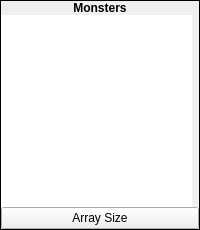
    <widget class="QFrame" name="frame_168">
     <property name="frameShape">
      <enum>QFrame::Box</enum>
     </property>
     <property name="frameShadow">
      <enum>QFrame::Plain</enum>
     </property>
     <layout class="QVBoxLayout" name="verticalLayout_301">
      <property name="spacing">
       <number>0</number>
      </property>
      <property name="margin">
       <number>0</number>
      </property>
      <item>
       <widget class="QLabel" name="label_220">
        <property name="sizePolicy">
         <sizepolicy hsizetype="Preferred" vsizetype="Fixed">
          <horstretch>0</horstretch>
          <verstretch>0</verstretch>
         </sizepolicy>
        </property>
        <property name="font">
         <font>
          <weight>75</weight>
          <bold>true</bold>
         </font>
        </property>
        <property name="text">
         <string>Monsters</string>
        </property>
        <property name="alignment">
         <set>Qt::AlignCenter</set>
        </property>
       </widget>
      </item>
      <item>
       <widget class="QWidget" name="widget_181" native="true">
        <layout class="QVBoxLayout" name="verticalLayout_302">
         <property name="spacing">
          <number>0</number>
         </property>
         <property name="margin">
          <number>0</number>
         </property>
         <item>
          <widget class="QListWidget" name="lwMonsterList">
           <property name="sizePolicy">
            <sizepolicy hsizetype="Fixed" vsizetype="Preferred">
             <horstretch>0</horstretch>
             <verstretch>0</verstretch>
            </sizepolicy>
           </property>
           <property name="minimumSize">
            <size>
             <width>191</width>
             <height>0</height>
            </size>
           </property>
           <property name="maximumSize">
            <size>
             <width>191</width>
             <height>16777215</height>
            </size>
           </property>
           <property name="frameShape">
            <enum>QFrame::NoFrame</enum>
           </property>
           <property name="editTriggers">
            <set>QAbstractItemView::NoEditTriggers</set>
           </property>
           <property name="verticalScrollMode">
            <enum>QAbstractItemView::ScrollPerPixel</enum>
           </property>
          </widget>
         </item>
         <item>
          <widget class="QPushButton" name="bArraySize">
           <property name="text">
            <string>Array Size</string>
           </property>
          </widget>
         </item>
        </layout>
       </widget>
      </item>
     </layout>
    </widget>
